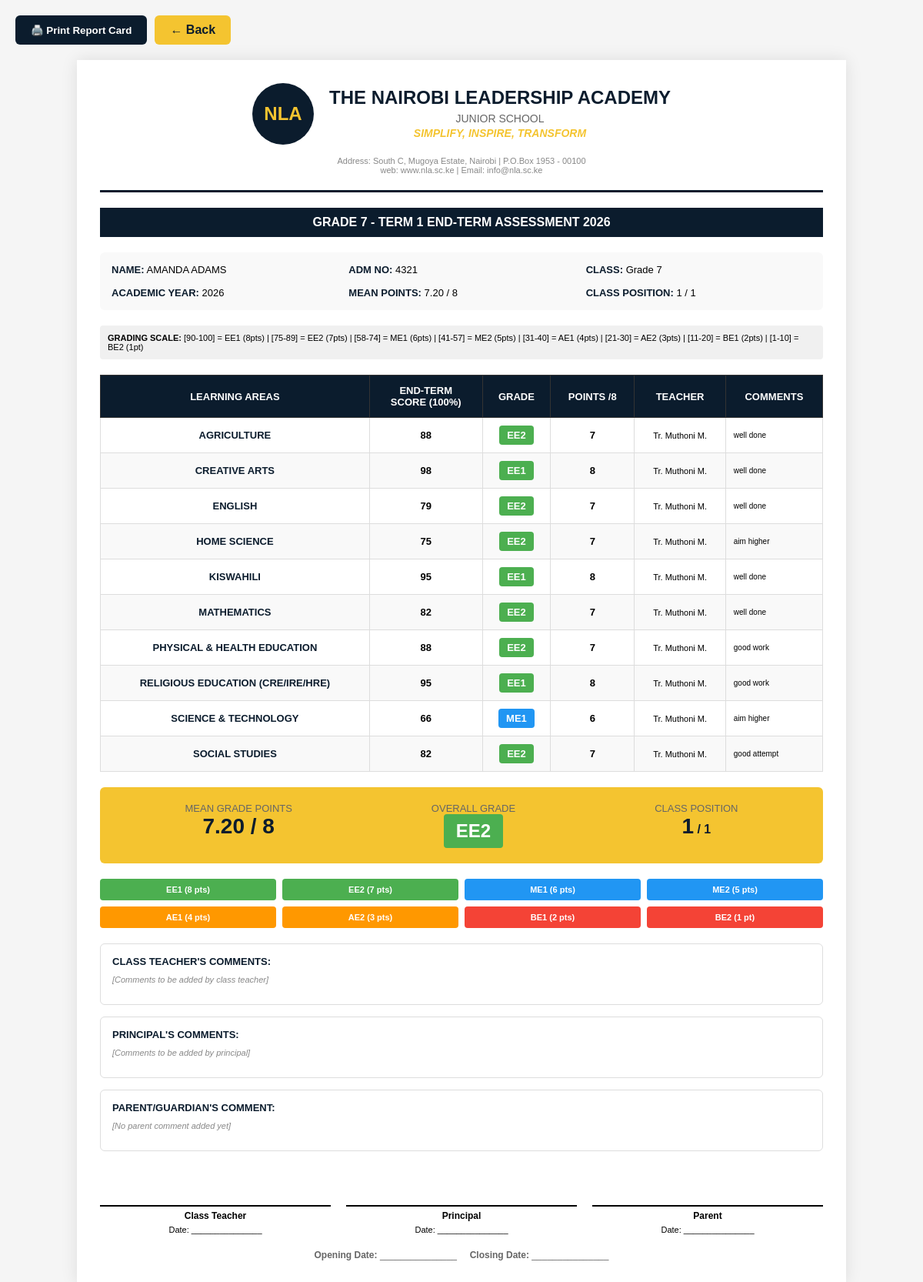
Before: /html/teacher/view_report_card.php?student_id=2&year=2026&term=Term+1&assessment=End-Term (signed in) with the older database file.
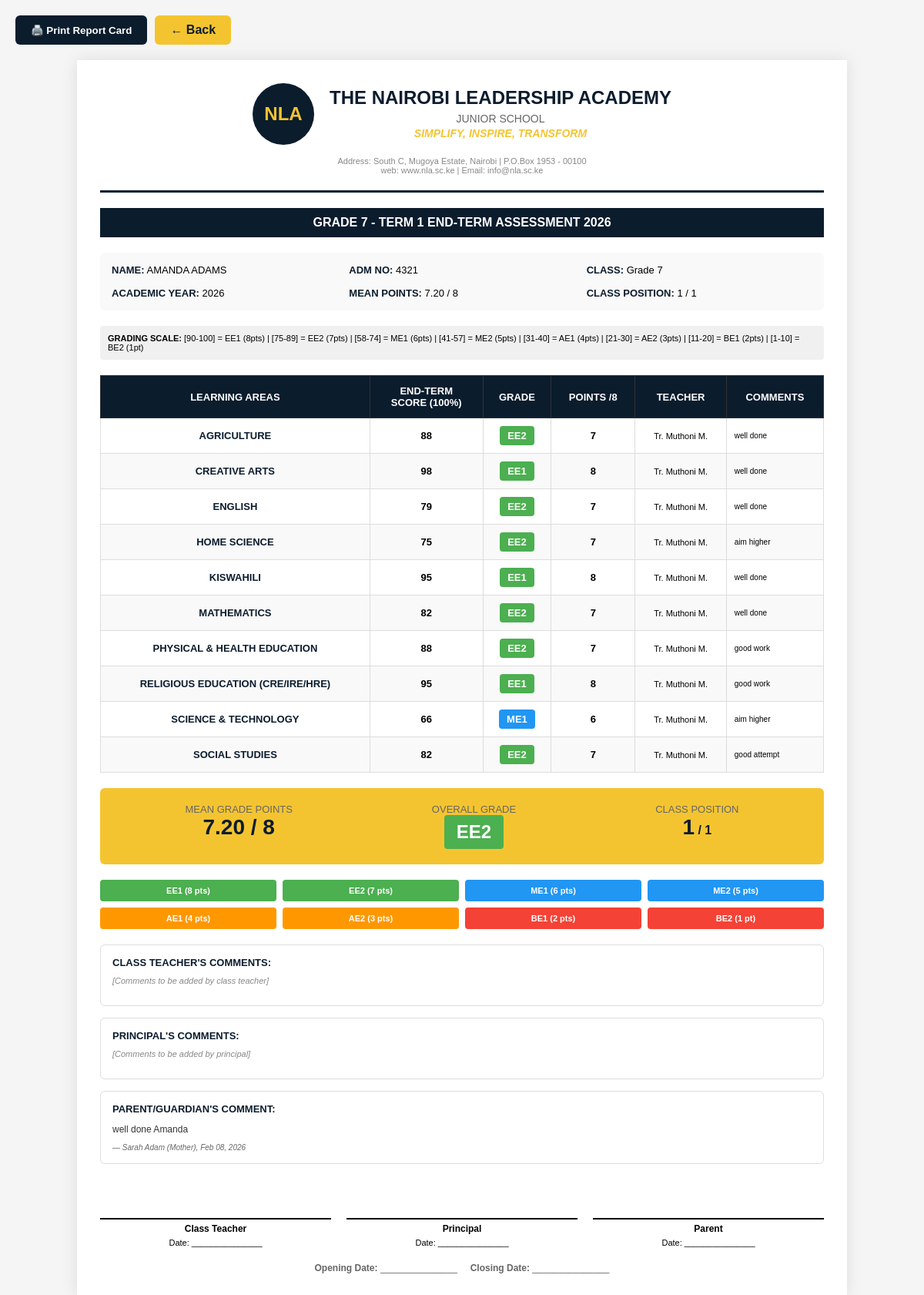
After: the same page with the newer database file.
### tables this page shows
CREATE TABLE `parent_comments` (
  `id` int NOT NULL AUTO_INCREMENT,
  `student_id` int NOT NULL,
  `parent_id` int NOT NULL,
  `academic_year` int NOT NULL,
  `term` enum('Term 1','Term 2','Term 3') NOT NULL,
  `assessment_type` varchar(50) NOT NULL,
  `comment` text,
  `created_at` timestamp NULL DEFAULT CURRENT_TIMESTAMP,
  `updated_at` timestamp NULL DEFAULT CURRENT_TIMESTAMP ON UPDATE CURRENT_TIMESTAMP,
  PRIMARY KEY (`id`),
  UNIQUE KEY `unique_parent_comment` (`student_id`,`parent_id`,`academic_year`,`term`,`assessment_type`),
  KEY `idx_student` (`student_id`),
  KEY `idx_parent` (`parent_id`),
  KEY `idx_period` (`academic_year`,`term`,`assessment_type`),
  KEY `idx_student_year` (`student_id`,`academic_year`),
  KEY `idx_parent_student` (`parent_id`,`student_id`),
  CONSTRAINT `parent_comments_ibfk_1` FOREIGN KEY (`student_id`) REFERENCES `students` (`id`) ON DELETE CASCADE,
  CONSTRAINT `parent_comments_ibfk_2` FOREIGN KEY (`parent_id`) REFERENCES `parents` (`id`) ON DELETE CASCADE
);

CREATE TABLE `parents` (
  `id` int NOT NULL AUTO_INCREMENT,
  `user_id` int NOT NULL,
  `first_name` varchar(100) DEFAULT NULL,
  `last_name` varchar(100) DEFAULT NULL,
  `phone` varchar(20) DEFAULT NULL,
  `linked_students` text COMMENT 'Comma-separated admission numbers',
  `phone_number` varchar(20) DEFAULT NULL,
  `residential_area` varchar(255) DEFAULT NULL,
  `relationship` varchar(50) DEFAULT NULL COMMENT 'Father, Mother, Guardian, etc.',
  PRIMARY KEY (`id`),
  UNIQUE KEY `user_id` (`user_id`),
  CONSTRAINT `parents_ibfk_1` FOREIGN KEY (`user_id`) REFERENCES `users` (`id`)
);

### html/teacher/view_report_card.php (the view, shortened to what the changed rows need)
<?php
require_once __DIR__ . "/../../database/db_connect.php";
$student_id = (int)($_GET['student_id'] ?? 0);
$academic_year = (int)($_GET['year'] ?? date('Y'));
$term = $_GET['term'] ?? 'Term 1';
$assessment = $_GET['assessment'] ?? 'Opener';
$parent_comment = '';
$parent_comment_date = '';
try {
    $parent_comment_stmt = $pdo->prepare("
        SELECT pc.comment, pc.updated_at, p.first_name, p.last_name, p.relationship
        FROM parent_comments pc
        JOIN parents p ON pc.parent_id = p.id
        WHERE pc.student_id = ? AND pc.academic_year = ? AND pc.term = ? AND pc.assessment_type = ?
        LIMIT 1
    ");
    $parent_comment_stmt->execute([$student_id, $academic_year, $term, $assessment]);
    $parent_comment_data = $parent_comment_stmt->fetch(PDO::FETCH_ASSOC);
    if ($parent_comment_data) {
        $parent_comment = $parent_comment_data['comment'];
        $parent_comment_date = date('M d, Y', strtotime($parent_comment_data['updated_at']));
        $parent_name = $parent_comment_data['first_name'] . ' ' . $parent_comment_data['last_name'];
        $parent_relationship = $parent_comment_data['relationship'] ?? 'Parent/Guardian';
    }
} catch (PDOException $e) {
    $parent_comment = '';
}
?>
<!DOCTYPE html>
<html lang="en">
<head>
</head>
<body>
<div class="report-card">
    <table class="grades-table">
        <thead>
            <tr>
                <th>LEARNING AREAS</th>
                <th><?php echo strtoupper($assessment); ?><br>SCORE (100%)</th>
                <th>GRADE</th>
                <th>POINTS /8</th>
                <th>TEACHER</th>
                <th>COMMENTS</th>
            </tr>
        </thead>
    </table>
    <div class="comments-section">
        <div class="comment-box">
            <h4>PARENT/GUARDIAN'S COMMENT:</h4>
            <?php if (!empty($parent_comment)): ?>
                <div class="comment-content">
                    <?php echo nl2br(htmlspecialchars($parent_comment)); ?>
                </div>
                <div class="comment-meta">
                    — <?php echo htmlspecialchars($parent_name ?? ''); ?> (<?php echo htmlspecialchars($parent_relationship); ?>), <?php echo $parent_comment_date; ?>
                </div>
            <?php else: ?>
                <div class="comment-placeholder">
                    [No parent comment added yet]
                </div>
            <?php endif; ?>
        </div>
    </div>
</div>
</body>
</html>

Changed rows visible on the page:
added parent_comments: comment "well done Amanda", parent.last_name "Sarah Adam", parent.relationship "Mother", updated_at "Feb 08, 2026"
Other visible differences:
text no longer shown: "[No parent comment added yet]"
